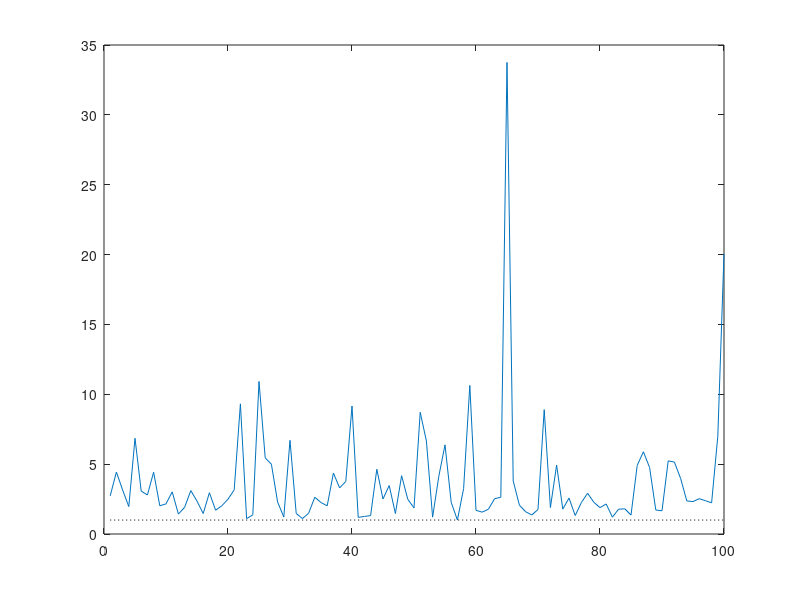

The MATLAB script that drew this image:
clear;
vcoc=zeros(1,100);
for N=1:100
    A = randn(500,500);
    s = randn(500,1);
    b = A*s;
    x1 = inv(A)*b;
    x2 = A\b;

    dif1 = s-x1;
    dif2 = s-x2;
    vcoc(N) =norm(x1-s)/norm(x2-s);
end
plot([1:100],vcoc);
hold on; plot([1 100],[1 1],'k:');hold off